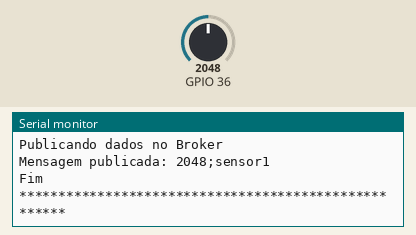
This sketch was run on a simulated ESP32. Parts: the last lines printed to the serial monitor. The test bench sets the inputs (shaded band); at power-on: GPIO 36 = 2048. WiFi joins after 1.5 s; servers stay silent unless stated; no MQTT or app messages arrive unless stated.

Above: at 2.7 s.
2.8 s: GPIO 36 set to 960
At 7.4 s:
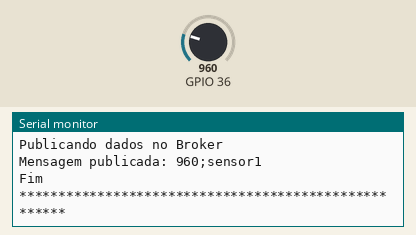
13.0 s: GPIO 36 set to 1040
At 18.0 s:
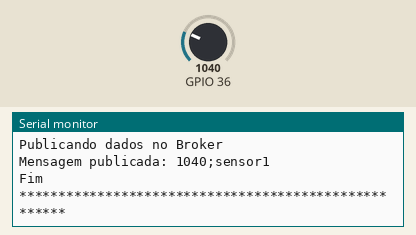
Timing chart, 0 to 19.5 s (numbered marks = the images above; inputs shaded):
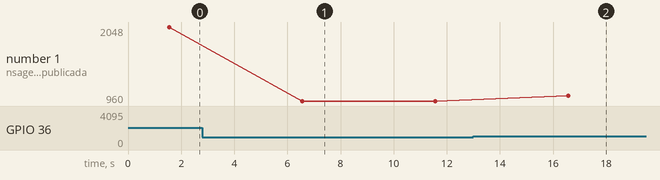

Measured:
- after the input at 2.8 s, the serial monitor: prints a new line after 3.8 s (image 1)
- after the input at 13.0 s, the serial monitor: prints a new line after 3.6 s (image 2)
- plotted number 1: 2048 → 960 after the input at 2.8 s, 960 → 1040 after the input at 13.0 s

The sketch:

Sensor.ino
```cpp
#include <WiFi.h>
#include <PubSubClient.h>

const char* ssid = "Rede";
const char* wfpassword = "123456789";
const char* username = "emqx";
const char* password = "public";
const char* pubTopic = "italo/esp32/bloco12/sala3";
const char* id = "sensor1";
const unsigned int writeInterval = 5000;

const char* mqtt_server = "broker.emqx.io";
unsigned int mqtt_port = 1883;

#define MQ135_THRESHOLD_1   1000

WiFiClient broker;
PubSubClient client(broker);

void setup() {
  Serial.begin(115200);
  Serial.println("*****************************************************");
  Serial.println("Iniciando ESP");
  Serial.print("Conectando no WIFI: ");
  Serial.println(ssid);

  WiFi.begin(ssid, wfpassword);

  while (WiFi.status() != WL_CONNECTED) {
    delay(500);
    Serial.print(".");
  }
  Serial.println("");
  Serial.println("->WiFi conectado com endereço: ");
  Serial.println(WiFi.localIP());

  client.setServer(mqtt_server, mqtt_port);
  client.setCallback(callback);
}

void loop() {

  if (!client.connected())
    reconnect();
  client.loop();

   int MQ135_data = analogRead(A0);

  if(MQ135_data < MQ135_THRESHOLD_1){
    Serial.print("Ar Fresco: ");
  } else {
    Serial.print("Ar Ruim: ");
  }
    Serial.print(MQ135_data);
    Serial.println(" PPM");

  Serial.println("Publicando dados no Broker");
  char mqtt_payload[30] = "";
  snprintf (mqtt_payload, 30, "%ld;%s", MQ135_data, id);
  Serial.print("Mensagem publicada: ");
  Serial.println(mqtt_payload);
  client.publish(pubTopic, mqtt_payload);
  Serial.println("Fim");
  Serial.println("*****************************************************");

 delay(writeInterval);// delay
}


void callback(char* topic, byte* payload, unsigned int length) {
  Serial.print("Mensagem recebida [");
  Serial.print(topic);
  Serial.print("] ");
  for (int i = 0; i < length; i++) {
    Serial.print((char)payload[i]);
  }
  Serial.println();
}

void reconnect() {
  // Loop until we're reconnected
  while (!client.connected()) {
    Serial.print("********** Tentando conexão com o MQTT...");
    // Attempt to connect
    if (client.connect(id, username, password)) {
      Serial.println("MQTT client conectado");
    } else {
      Serial.print("falhou, rc= ");
      Serial.print(client.state());
      Serial.println("\nTentando novamente...");
      // Wait 5 seconds before retrying
      delay(5000);
    }
  }
}
```
